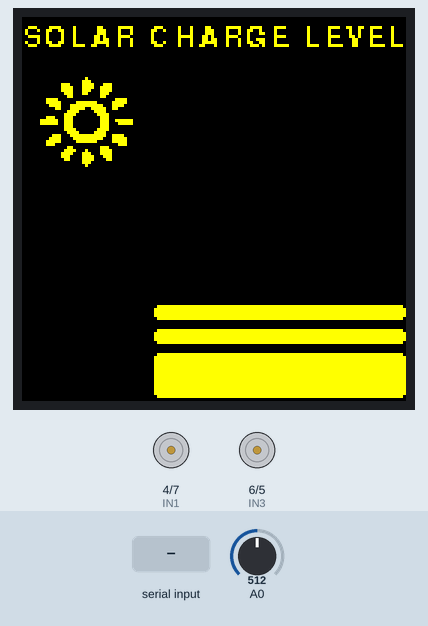
Simulated run of this sketch. Board: Arduino Nano, built with avr-gcc and run on an emulated ATmega328P. On the bench: 128×128 colour display, motor-driver pin pairs drawn as motors (green arrow = first pin HIGH = forward, orange = second pin HIGH = backward, longer = more drive, scaled by the enable pin). The inputs (shaded band) are chosen by the test bench; at power-on: A0 = 512. The audio player accepts every command and is not drawn.

Above: at 6.6 s.
6.7 s: "1" received over Serial
At 6.82 s:
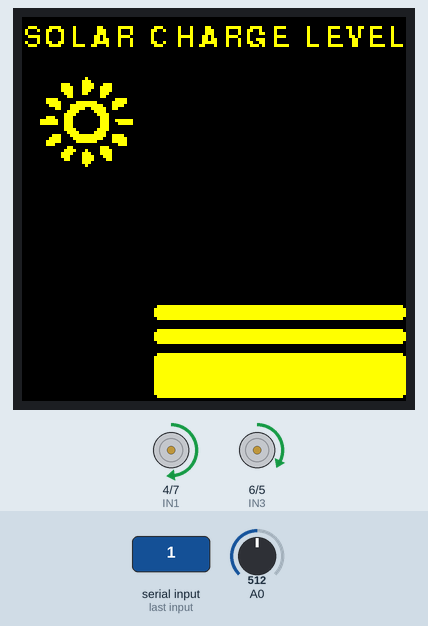
8.4 s: A0 set to 716
At 12.7 s:
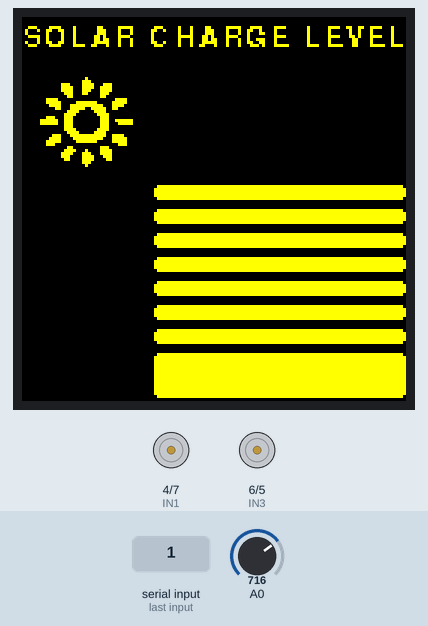
15.0 s: A0 set to 900
At 18.8 s:
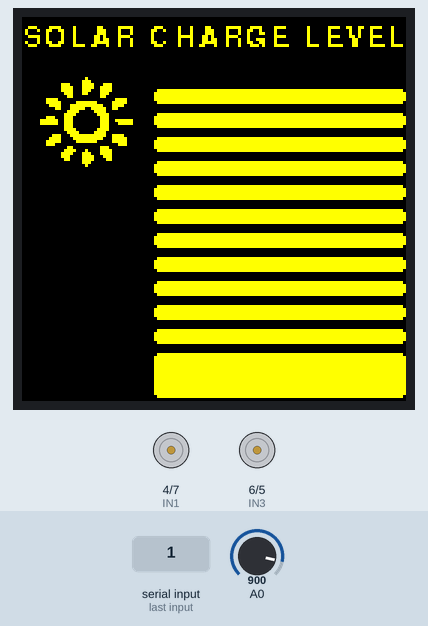
19.5 s: A0 set to 1023
At 24.9 s:
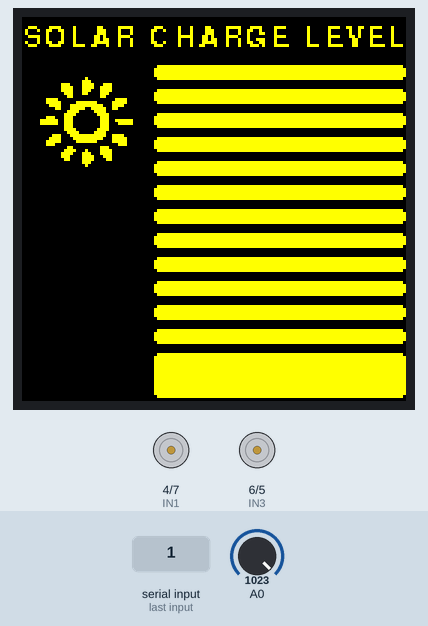
25.5 s: "2" received over Serial
At 25.62 s:
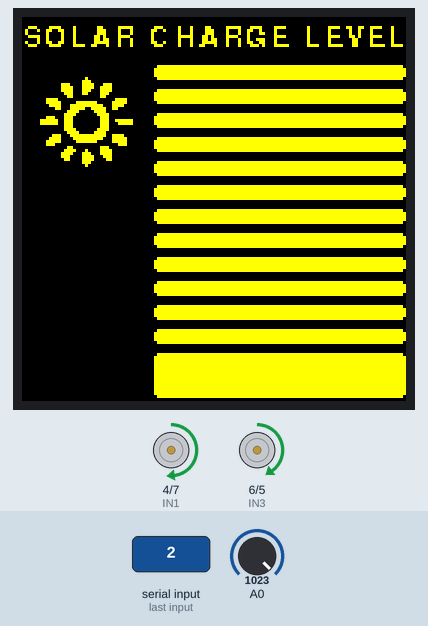
Timing chart, 0 to 28.2 s (numbered marks = the images above; inputs shaded):
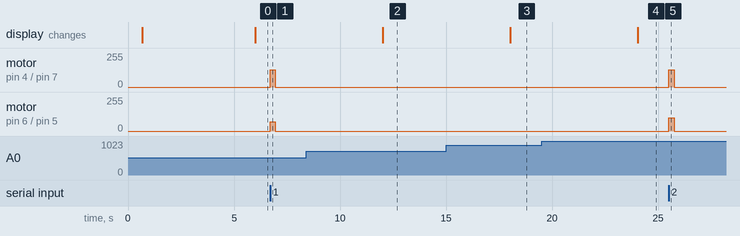

Measured:
- after the input at 6.7 s, motor on pin 4 (IN1) / pin 7 (IN2): stopped → forward 130/255 at once, → stopped 0.25 s later; motor on pin 6 (IN3) / pin 5 (IN4): stopped → forward 70/255 at once, → stopped 0.25 s later
- after the input at 8.4 s, the display: changes after 3.6 s (image 2)
- after the input at 15.0 s, the display: changes after 3.0 s (image 3)
- after the input at 19.5 s, the display: changes after 4.5 s (image 4)
- after the input at 25.5 s, motor on pin 4 (IN1) / pin 7 (IN2): stopped → forward 130/255 at once, → stopped 0.25 s later; motor on pin 6 (IN3) / pin 5 (IN4): stopped → forward 100/255 at once, → stopped 0.25 s later

The sketch:

arduino.ino
```cpp
#include <Adafruit_GFX.h>    // Core graphics library
#include <Adafruit_ST7735.h> // Hardware-specific library for ST7735
#include <SPI.h>
#include <Fonts/Nimbus_Sans_L_Bold_9.h>
#include "WalleIcon.h"
#include <Wire.h>
#include <SoftwareSerial.h>
#include <DFRobotDFPlayerMini.h>
// #include "queue.h"
#define constrain(amt, low, high) ((amt) < (low) ? (low) : ((amt) > (high) ? (high) : (amt)))
#define mapRange(a1,a2,b1,b2,s) (b1 + (s-a1)*(b2-b1)/(a2-a1))
#define TFT_CS 8
#define TFT_RST 12
#define TFT_DC 10

#define ENA 3
#define ENB 9
#define IN1 4
#define IN2 7
#define IN3 6
#define IN4 5

SoftwareSerial softSerial(16, 15);
DFRobotDFPlayerMini mPlayer;

// PCA9685 pwmController;

Adafruit_ST7735 tft = Adafruit_ST7735(TFT_CS, TFT_DC, TFT_RST);
unsigned long last = 0;
unsigned long lastUpdate = 0;

int sensorValue2 = 0;
int motorState = 0;

void setup(void)
{
  Serial.begin(9600);
  Wire.begin();
  softSerial.begin(9600);
  mPlayer.begin(softSerial);
  mPlayer.volume(23);
  tft.initR(INITR_144GREENTAB); // Init ST7735R chip
  // Serial.println("started");

  tft.fillScreen(ST77XX_BLACK);
  tft.setFont(&Nimbus_Sans_L_Bold_9);
  tft.setTextColor(ST77XX_YELLOW);
  tft.setCursor(1, 10);
  tft.drawBitmap(6, 20, walle_icon, 31, 30, 0xFFE0);

  tft.println("SOLAR CHARGE LEVEL");

  pinMode(ENA, OUTPUT);
  pinMode(IN1, OUTPUT);
  pinMode(IN2, OUTPUT);
  pinMode(IN3, OUTPUT);
  pinMode(IN4, OUTPUT);

  // updateState(0);
  delay(100);
   //mPlayer.play(1);
  // delay(1500);
}

void loop()
{

  if (Serial.peek() > 0)
  {

    int x = Serial.read();
    int value1 = (x & 0b11110000) >> 4;
    int value2 = (x & 0b00001111);


    if (value1 > 0 && value2 > 0)
    {

      updateTracks(value1, value2);
      lastUpdate = millis();
    }
    else if(value1 == 0 && value2 == 1)
    {
        int sensorValue = analogRead(A6);
        int angle = mapf(sensorValue, 30, 900, 175, 25);//mapRange(35,950,180,10, sensorValue);
        //tft.println(angle);
        delay(5);
        Serial.write(angle);
        delay(5);
    }
    else if(value1 == 1 && value2 == 0)
    {
      updateState(0,0);
    }

    //delay(5);
  }


  if ((unsigned long)(millis() - last) >= 6000)
  {
    displaySolar();
    last = millis();
  }

  if((unsigned long)(millis() - lastUpdate) >= 250) {
    if(motorState != 0)
      updateState(0, 0);
  }
  //delay(5);
  // updateTracks();
}

float mapf(float x, float in_min, float in_max, float out_min, float out_max)
{
  return (x - in_min) * (out_max - out_min) / (in_max - in_min) + out_min;
}

void updateTracks(int left, int right)
{

int leftSpeed = 0;
int rightSpeed = 0;

if(left >= 8)
  leftSpeed = mapRange(8,15,70,250,left);
else
  leftSpeed = mapRange(1,7,70,250,left);

if(right >= 8)
  rightSpeed = mapRange(8,15,70,250,right);
else
  rightSpeed = mapRange(1,7,70,250,right);

  updateState(left, right);

  //tft.println(left);

  //if (left < 8)
  //  leftSpeed *= -1;

  //if (right < 8)
  //  rightSpeed *= -1;
  changeleft(leftSpeed);
  changeright(rightSpeed);
  //  else if(motorState != 0)
  //  {
  //    updateState(0);
  //    changeSpeed(0, 0);
  //    }
  //}
}

int BattVoltage()
{
  int batValue = analogRead(A0);
  float voltage = batValue * (2.95 / 1023.0);
  int level = mapf(voltage, 1.30, 2.60, 1, 12);
  // tft.println(voltage);
  return level;
}

void displaySolar()
{
  int x = BattVoltage();

  int barArr[12] = {104, 96, 88, 80, 72, 64, 56, 48, 40, 32, 24, 16};
  uint16_t color = ST77XX_YELLOW;
  if (x == 1)
    tft.fillRoundRect(44, 112, 84, 15, 1, ST77XX_RED);
  else
  {
    tft.fillRoundRect(44, 112, 84, 15, 1, color);
    for (int i = 1; i <= 12; i++)
    {
      if (i > x)
      {
        color = ST77XX_BLACK;
      }
      tft.fillRoundRect(44, barArr[i - 1], 84, 5, 1, color);
    }
  }
}

void updateState(int left, int right)
{
    if (left == 0 && right == 0)
    {
      if (motorState != 0)
      {
        digitalWrite(IN1, LOW); // tracks off
        digitalWrite(IN2, LOW);
        digitalWrite(IN3, LOW);
        digitalWrite(IN4, LOW);
        stopTracks();
        motorState = 0;
      }
    }
    else if (left >= 8 && right >= 8)
    {
      if (motorState != 1)
      {
        digitalWrite(IN1, LOW); // tracks forward
        digitalWrite(IN2, HIGH);
        digitalWrite(IN3, LOW);
        digitalWrite(IN4, HIGH);
        motorState = 1;
      }
    }
    else if (left <= 7 && right <= 7)
    {
      if (motorState != 2)
      {
        digitalWrite(IN1, HIGH); // tracks reverse
        digitalWrite(IN2, LOW);
        digitalWrite(IN3, HIGH);
        digitalWrite(IN4, LOW);
        motorState = 2;
      }
    }
    else if (left >= 8 && right <= 7)
    {
      if (motorState != 3)
      {
        digitalWrite(IN1, LOW); // left turn
        digitalWrite(IN2, HIGH);
        digitalWrite(IN3, HIGH);
        digitalWrite(IN4, LOW);
        motorState = 3;
      }
    }
    else if (left <= 7 && right >= 8)
    {
      if (motorState != 4)
      {
        digitalWrite(IN1, HIGH); // right turn
        digitalWrite(IN2, LOW);
        digitalWrite(IN3, LOW);
        digitalWrite(IN4, HIGH);
        motorState = 4;
      }
    }
}

void changeleft(int left)
{
  analogWrite(ENA, left);
}
void changeright(int right)
{
  analogWrite(ENB, right);
}

void stopTracks()
{
  changeleft(0);
  changeright(0);
}
```

Source omitted: Sans_L_Bold_9.h (data table, 7918 bytes), WalleIcon.h (data table, 887 bytes)
